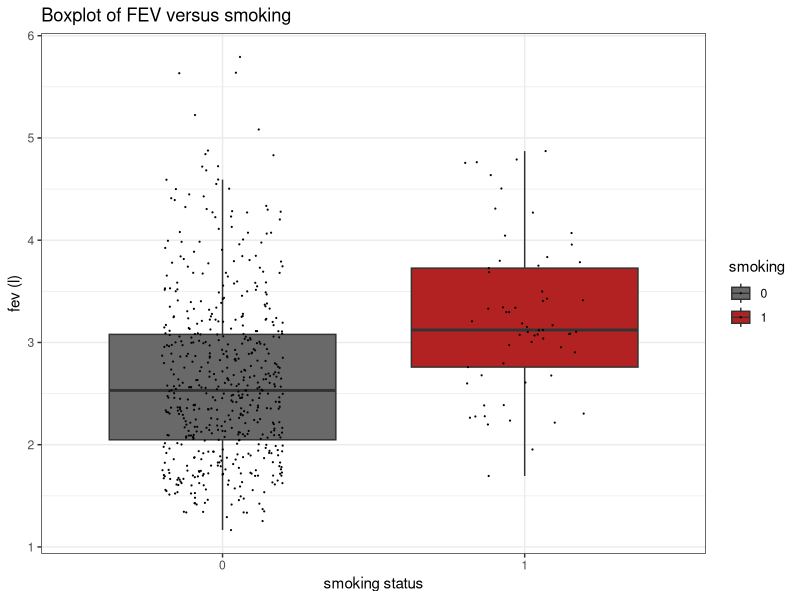
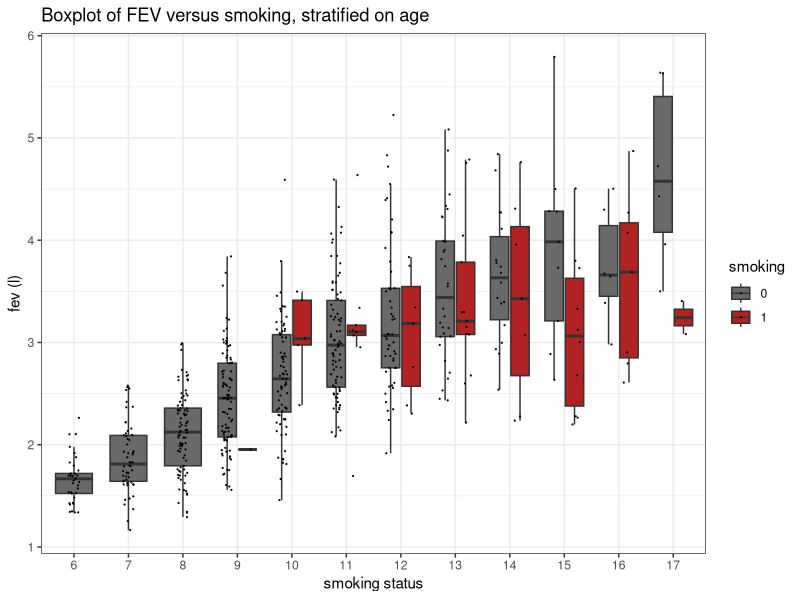
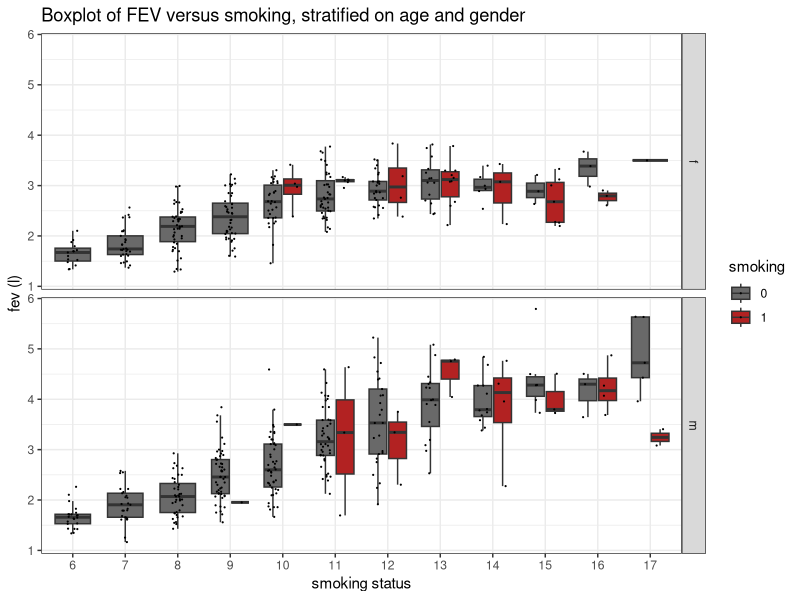
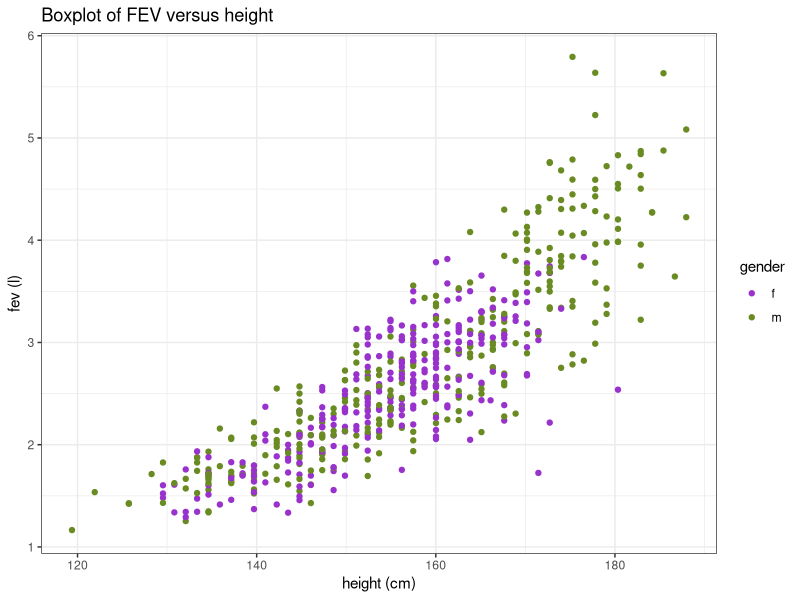

Recreate these plots in R, in order.
## ---- chunk 1
library(readr)
library(dplyr)
library(tidyverse)
library(ggplot2)
library(car)
## ---- chunk 2
fev <- read_tsv("../../data/fev.txt")
head(fev)
## ---- chunk 3
fev <- fev %>%
  mutate(gender = as.factor(gender)) %>%
  mutate(smoking = as.factor(smoking)) %>%
  mutate(height_cm = height*2.54)

head(fev)
## ---- chunk 4
fev %>%
  ggplot(aes(x=smoking,y=fev,fill=smoking)) +
  scale_fill_manual(values=c("dimgrey","firebrick")) +
  theme_bw() +
  geom_boxplot(outlier.shape=NA) + 
  geom_jitter(width = 0.2, size=0.1) +
  ggtitle("Boxplot of FEV versus smoking") +
  ylab("fev (l)") +
  xlab("smoking status")
## ---- chunk 5
fev %>%
  ggplot(aes(x=as.factor(age),y=fev,fill=smoking)) +
  geom_boxplot(outlier.shape=NA) +
  geom_point(width = 0.2, size = 0.1, position = position_jitterdodge()) +
  theme_bw() +
  scale_fill_manual(values=c("dimgrey","firebrick")) +
  ggtitle("Boxplot of FEV versus smoking, stratified on age") +
  ylab("fev (l)") +
  xlab("smoking status")
## ---- chunk 6
fev %>%
  ggplot(aes(x=as.factor(age),y=fev,fill=smoking)) +
  geom_boxplot(outlier.shape=NA) +
  geom_point(width = 0.2, size = 0.1, position = position_jitterdodge()) +
  theme_bw() +
  scale_fill_manual(values=c("dimgrey","firebrick")) +
  ggtitle("Boxplot of FEV versus smoking, stratified on age and gender") +
  ylab("fev (l)") +
  xlab("smoking status") + 
  facet_grid(rows = vars(gender))
## ---- chunk 7
fev %>%
  ggplot(aes(x=height_cm,y=fev,color=gender)) +
  geom_point() +
  scale_color_manual(values=c("darkorchid","olivedrab4")) +
  theme_bw() +
  ggtitle("Boxplot of FEV versus height") +
  ylab("fev (l)") +
  xlab("height (cm)")
